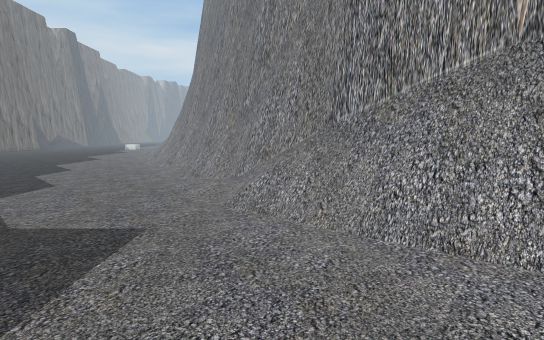
view 1 (above)

17 first-person views from a walk through a scene from a Unity 3-D project. The camera is 1.3 m above the floor, tilts 6° down and sees 80° across. The floor is counted in squares, 1 m on a side. Each view is taken from the middle of a square. On the plan, view 1 faces up. The plan holds only what a view shows up to about 14 squares ahead; the rest is blank. The place goes on beyond the plan. Some surface patterns are stand-ins.

view 2
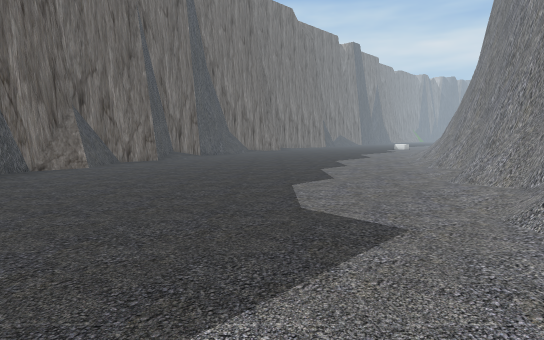

view 3
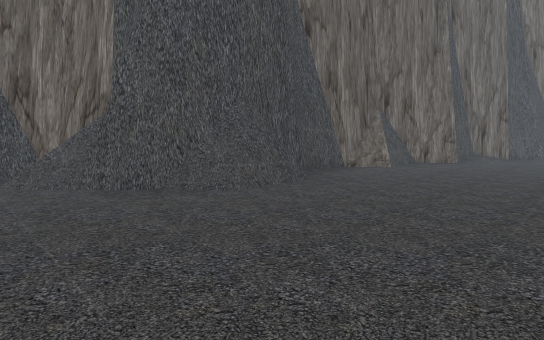

view 4
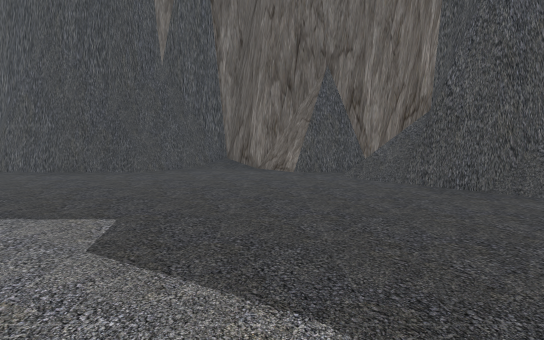

view 5
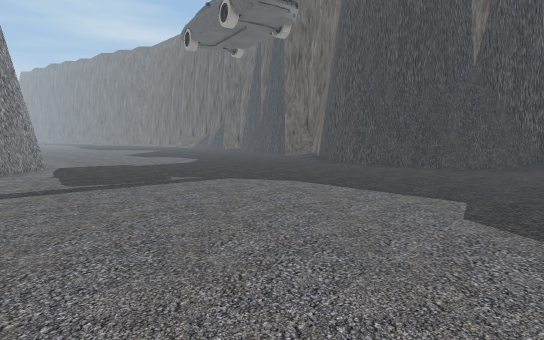

view 6
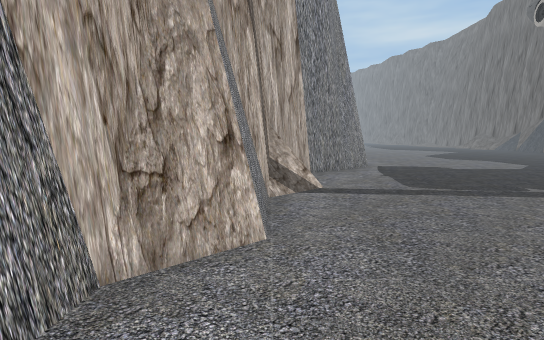

view 7
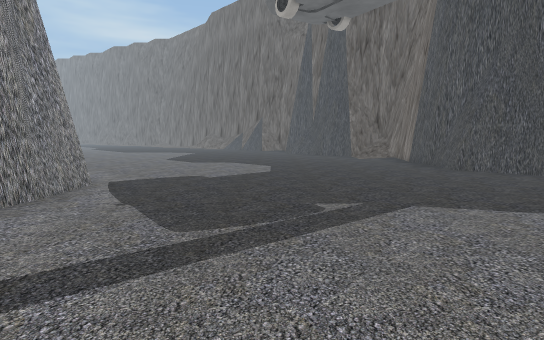

view 8
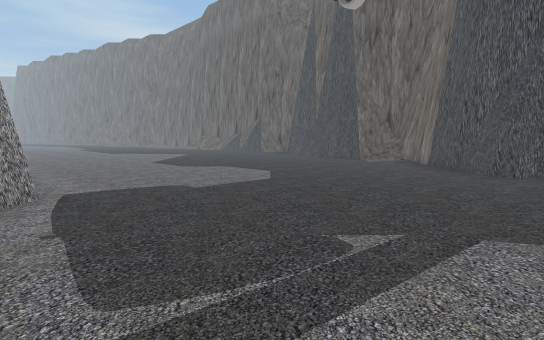

view 9
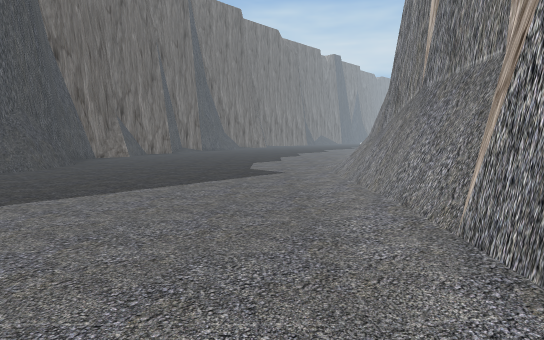

view 10
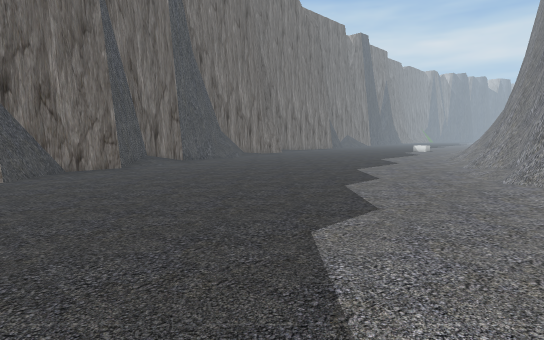

view 11
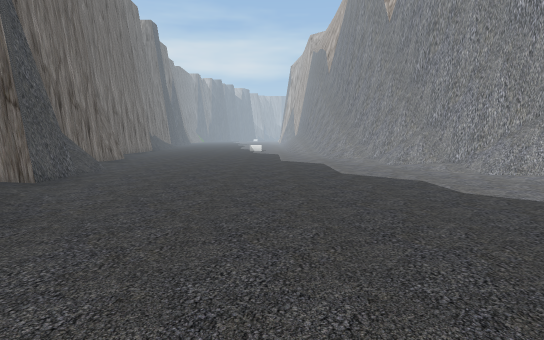

view 12
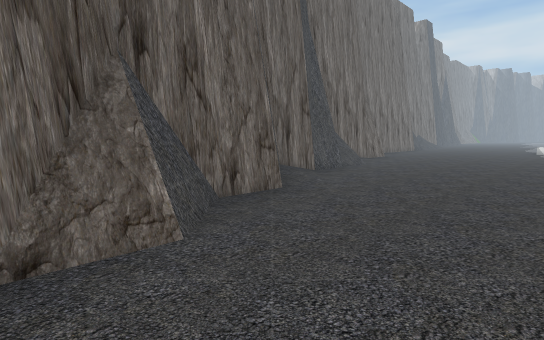

view 13
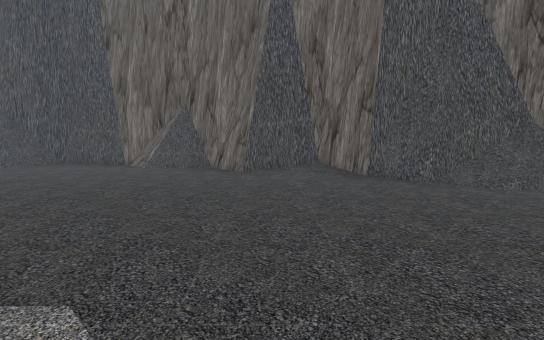

view 14
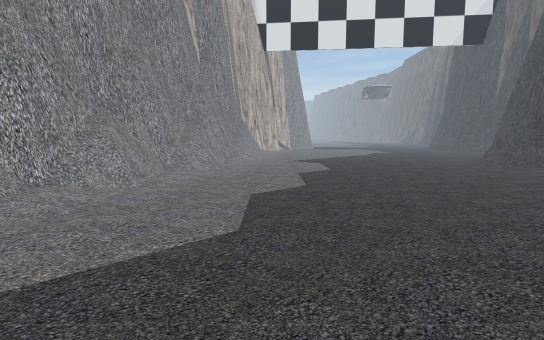

view 15
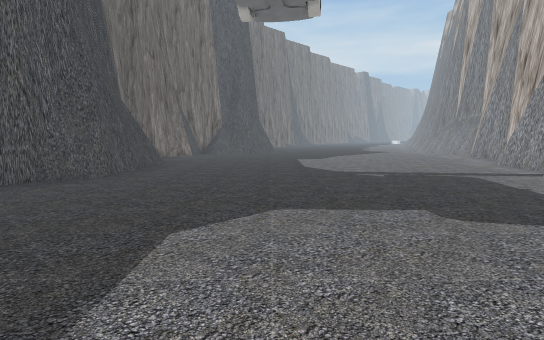

view 16
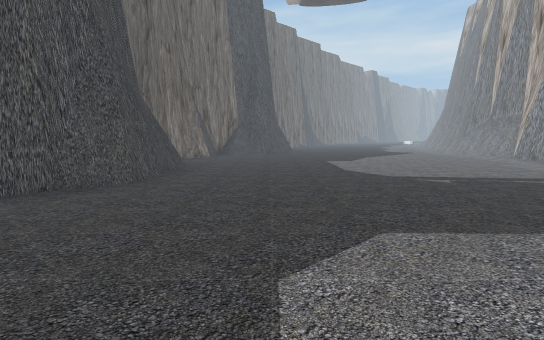

view 17
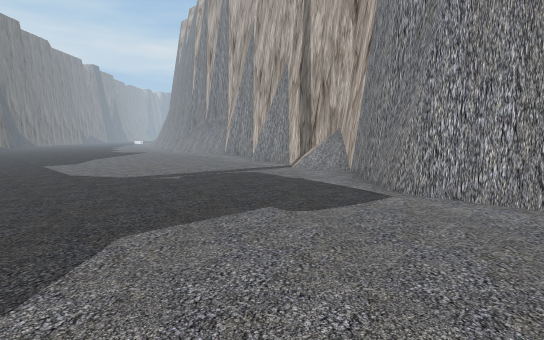

### Floor plan
Key: @ floor where view 1 was taken; # wall or solid block; . floor; / step, stairs or slope; = window, fence, low wall or low ledge.
Columns run from 19 left of view 1 to 12 right of it. Each row starts with its distance up from view 1.
 17 .............=#
 16 /.............#
 15 /.............##
 14 #.............###
 13 #..............=#
 12 #...............##
 11 #/............../##
 10 #//............./=#
  9 ##...............=##
  8  ##...............##
  7   #.............../##
  6   #.............../=##
  5   ##...............=##
  4    ##...............=##
  3    ##................=##
  2     #.................=##
  1     ##.................=#
  0      ###=..........@....##
 -1        ###...............##
 -2          #=...............#
 -3          ##...............##
 -4           #...............##
 -5          ##................##
 -6          #=.................##
 -7         ##=................./##
 -8         #.................../=#
 -9         ##...................=#
-10          ##...................#
-11          ##...................#
-12           #...................#
-13           #/..................#
-14           #####...............##
-15              ###...............#
-16                ##...............
-17                 ##..............
-18                  ##.............
-19                  ##.............
-20                   #.............
-21                   #.............

Positions as (right, up) in squares from view 1, and headings:
1: (0, 0), facing up
2: (0, 0), facing up-left
3: (-1, -1), facing left
4: (0, -2), facing down-left
5: (2, -1), facing down
6: (4, -1), facing down-right
7: (6, -5), facing down
8: (6, -7), facing down
9: (6, -4), facing up-left
10: (-3, 3), facing up-left
11: (-12, 3), facing up
12: (-11, 2), facing up-left
13: (-9, 17), facing down-left
14: (-13, 17), facing down-right
15: (10, -21), facing up-left
16: (8, -21), facing up-left
17: (8, -21), facing up
